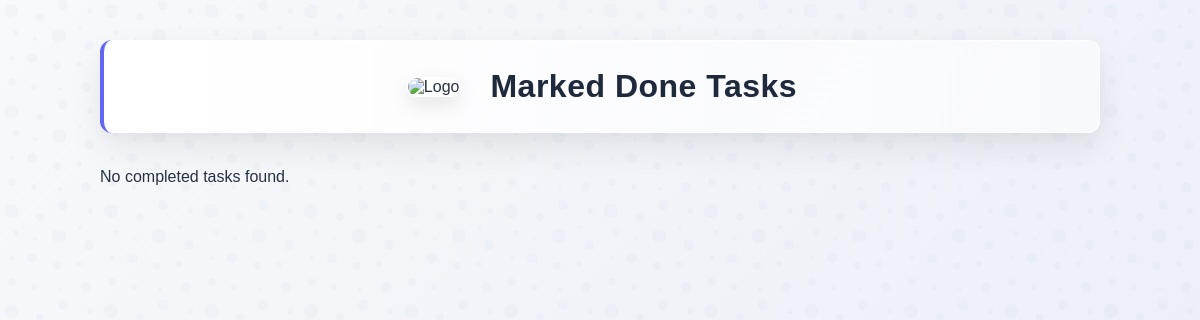
The app's page /markdone, older data.
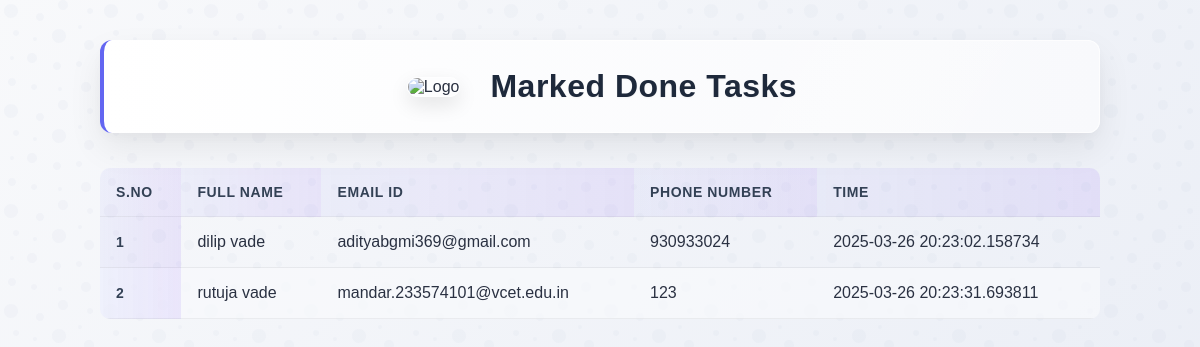
The same page, newer data.
### app.py (models this page shows, shortened)
class done(db.Model):
    id = db.Column(db.Integer, primary_key=True)
    done_name = db.Column(db.String(100), nullable=False)
    done_email = db.Column(db.String(100), nullable=False, unique=True)
    done_phno = db.Column(db.BigInteger, nullable=True, unique=True)
    date_created = db.Column(db.DateTime, default=datetime.utcnow)

### app.py (the view)
@app.route("/markdone")
def markdone_list():
    entriess = done.query.all()
    return render_template('markdone.html', entriess=entriess)

### templates/markdone.html
{% extends 'base.html' %}
{% block heading %}
Marked Done Tasks
{% endblock heading %}
{% block mainy %}
<main>
    {% if entriess %}
    <table>
        <thead>
            <tr>
                <th>S.No</th>
                <th>Full Name</th>
                <th>Email ID</th>
                <th>Phone Number</th>
                <th>Time</th>
            </tr>
        </thead>
        <tbody>
            {% for entry in entriess %}
            <tr>
                <th scope="row">{{ loop.index }}</th>
                <td>{{ entry.done_name }}</td>
                <td>{{ entry.done_email }}</td>
                <td>{{ entry.done_phno }}</td>
                <td>{{ entry.date_created }}</td>
            </tr>
            {% endfor %}
        </tbody>
    </table>
    {% else %}
    <p>No completed tasks found.</p>
    {% endif %}
</main>
{% endblock mainy %}

Row changes from the older to the newer data that the page shows:
added done: done_name "dilip vade", done_email "adityabgmi369@gmail.com", done_phno "930933024", date_created "2025-03-26 20:23:02.158734"
added done: done_name "rutuja vade", done_email "mandar.233574101@vcet.edu.in", done_phno "123", date_created "2025-03-26 20:23:31.693811"
Text that changed along with them:
text no longer shown: "No completed tasks found."
text now shown: "S.NO FULL NAME EMAIL ID PHONE NUMBER TIME"
